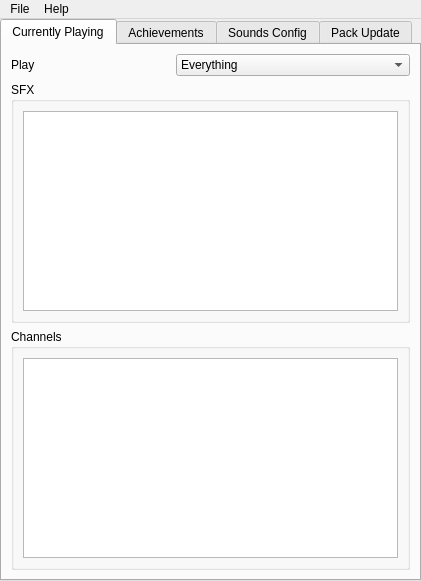
<?xml version="1.0" encoding="UTF-8"?>
<ui version="4.0">
 <class>MainWindow</class>
 <widget class="QMainWindow" name="MainWindow">
  <property name="enabled">
   <bool>true</bool>
  </property>
  <property name="geometry">
   <rect>
    <x>0</x>
    <y>0</y>
    <width>421</width>
    <height>581</height>
   </rect>
  </property>
  <property name="windowTitle">
   <string>SoundSense+</string>
  </property>
  <property name="windowIcon">
   <iconset resource="../icons.qrc">
    <normaloff>:/SS+icon.png</normaloff>:/SS+icon.png</iconset>
  </property>
  <property name="autoFillBackground">
   <bool>false</bool>
  </property>
  <widget class="QWidget" name="centralwidget">
   <layout class="QVBoxLayout" name="verticalLayout">
    <property name="spacing">
     <number>0</number>
    </property>
    <property name="leftMargin">
     <number>0</number>
    </property>
    <property name="topMargin">
     <number>0</number>
    </property>
    <property name="rightMargin">
     <number>0</number>
    </property>
    <property name="bottomMargin">
     <number>0</number>
    </property>
    <item>
     <widget class="QWidget" name="verticalWidget_2" native="true">
      <layout class="QVBoxLayout" name="verticalLayout_3">
       <property name="spacing">
        <number>0</number>
       </property>
       <property name="leftMargin">
        <number>0</number>
       </property>
       <property name="topMargin">
        <number>0</number>
       </property>
       <property name="rightMargin">
        <number>0</number>
       </property>
       <property name="bottomMargin">
        <number>0</number>
       </property>
       <item>
        <widget class="QTabWidget" name="tabWidget">
         <property name="enabled">
          <bool>true</bool>
         </property>
         <property name="currentIndex">
          <number>0</number>
         </property>
         <property name="usesScrollButtons">
          <bool>true</bool>
         </property>
         <property name="documentMode">
          <bool>false</bool>
         </property>
         <widget class="QWidget" name="tab">
          <attribute name="title">
           <string>Currently Playing</string>
          </attribute>
          <layout class="QGridLayout" name="gridLayout">
           <item row="0" column="0">
            <widget class="QLabel" name="label">
             <property name="text">
              <string>Play</string>
             </property>
            </widget>
           </item>
           <item row="0" column="1">
            <widget class="QComboBox" name="comboBox">
             <item>
              <property name="text">
               <string>Everything</string>
              </property>
             </item>
             <item>
              <property name="text">
               <string>Messages and environmental sounds</string>
              </property>
             </item>
             <item>
              <property name="text">
               <string>Important messages</string>
              </property>
             </item>
             <item>
              <property name="text">
               <string>Only critical messages</string>
              </property>
             </item>
             <item>
              <property name="text">
               <string>Nothing</string>
              </property>
             </item>
            </widget>
           </item>
           <item row="1" column="0" colspan="2">
            <widget class="QGroupBox" name="groupBox">
             <property name="title">
              <string>SFX</string>
             </property>
             <layout class="QVBoxLayout" name="verticalLayout_2">
              <item>
               <widget class="QListView" name="sfxListView"/>
              </item>
             </layout>
            </widget>
           </item>
           <item row="2" column="0" colspan="2">
            <widget class="QGroupBox" name="groupBox_2">
             <property name="title">
              <string>Channels</string>
             </property>
             <layout class="QVBoxLayout" name="verticalLayout_4">
              <item>
               <widget class="QTableView" name="channelTableView"/>
              </item>
             </layout>
            </widget>
           </item>
          </layout>
         </widget>
         <widget class="QWidget" name="tab_2">
          <attribute name="title">
           <string>Achievements</string>
          </attribute>
          <layout class="QVBoxLayout" name="verticalLayout_7"/>
         </widget>
         <widget class="QWidget" name="tab_3">
          <attribute name="title">
           <string>Sounds Config</string>
          </attribute>
          <layout class="QGridLayout" name="gridLayout_2">
           <item row="2" column="0" colspan="3">
            <widget class="QTreeView" name="soundsConfigTreeView"/>
           </item>
           <item row="1" column="0" colspan="3">
            <widget class="QPushButton" name="btnReloadConfig">
             <property name="sizePolicy">
              <sizepolicy hsizetype="Expanding" vsizetype="Fixed">
               <horstretch>0</horstretch>
               <verstretch>0</verstretch>
              </sizepolicy>
             </property>
             <property name="text">
              <string>Reload Configuration</string>
             </property>
            </widget>
           </item>
           <item row="0" column="0" colspan="3">
            <widget class="QProgressBar" name="pbReloadConfig">
             <property name="sizePolicy">
              <sizepolicy hsizetype="Expanding" vsizetype="Fixed">
               <horstretch>0</horstretch>
               <verstretch>0</verstretch>
              </sizepolicy>
             </property>
             <property name="maximum">
              <number>0</number>
             </property>
             <property name="value">
              <number>0</number>
             </property>
            </widget>
           </item>
          </layout>
         </widget>
         <widget class="QWidget" name="tab_4">
          <attribute name="title">
           <string>Pack Update</string>
          </attribute>
          <layout class="QGridLayout" name="gridLayout_8"/>
         </widget>
        </widget>
       </item>
      </layout>
     </widget>
    </item>
   </layout>
  </widget>
  <widget class="QMenuBar" name="menubar">
   <property name="enabled">
    <bool>true</bool>
   </property>
   <property name="geometry">
    <rect>
     <x>0</x>
     <y>0</y>
     <width>421</width>
     <height>17</height>
    </rect>
   </property>
   <property name="defaultUp">
    <bool>false</bool>
   </property>
   <property name="nativeMenuBar">
    <bool>true</bool>
   </property>
   <widget class="QMenu" name="menuHelp">
    <property name="title">
     <string>Help</string>
    </property>
    <addaction name="actionHelp"/>
    <addaction name="actionAbout"/>
   </widget>
   <widget class="QMenu" name="menuFile">
    <property name="title">
     <string>File</string>
    </property>
    <addaction name="actionLogLocation"/>
    <addaction name="separator"/>
    <addaction name="actionQuit"/>
   </widget>
   <addaction name="menuFile"/>
   <addaction name="menuHelp"/>
  </widget>
  <action name="actionQuit">
   <property name="text">
    <string>Quit</string>
   </property>
   <property name="shortcutContext">
    <enum>Qt::ApplicationShortcut</enum>
   </property>
   <property name="menuRole">
    <enum>QAction::QuitRole</enum>
   </property>
  </action>
  <action name="actionClose_GUI_on_Launch">
   <property name="checkable">
    <bool>true</bool>
   </property>
   <property name="text">
    <string>Close GUI on Launch</string>
   </property>
  </action>
  <action name="actionAllow_auto_download_of_Baselines">
   <property name="checkable">
    <bool>true</bool>
   </property>
   <property name="text">
    <string>Allow auto-download of Baselines</string>
   </property>
  </action>
  <action name="actionDwarf_Fortress">
   <property name="text">
    <string>Dwarf Fortress</string>
   </property>
  </action>
  <action name="actionInit_editor">
   <property name="text">
    <string>Init editor</string>
   </property>
  </action>
  <action name="actionHelp">
   <property name="text">
    <string>Help</string>
   </property>
  </action>
  <action name="actionAbout">
   <property name="text">
    <string>About</string>
   </property>
   <property name="menuRole">
    <enum>QAction::AboutRole</enum>
   </property>
  </action>
  <action name="actionLogLocation">
   <property name="text">
    <string>Gamelog location</string>
   </property>
  </action>
 </widget>
 <resources>
  <include location="../icons.qrc"/>
 </resources>
 <connections/>
</ui>
